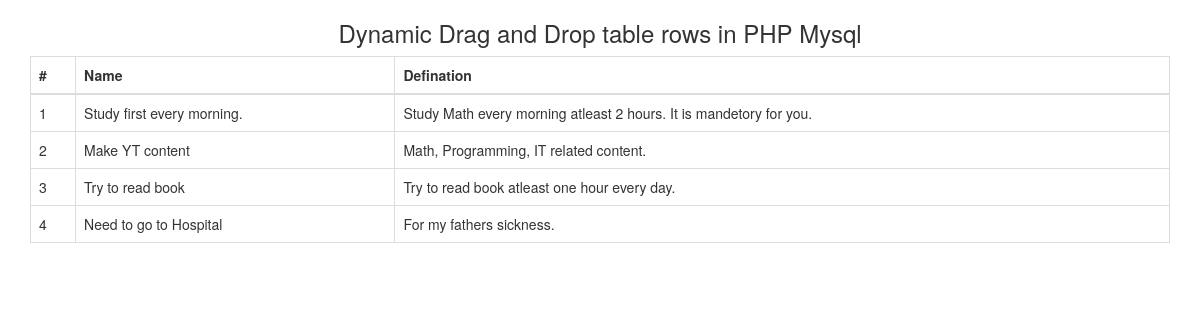
The page / on the database its author committed.
### tables this page shows
CREATE TABLE `sorting_items` (
  `id` int(10) NOT NULL,
  `title` varchar(120) NOT NULL,
  `description` text NOT NULL,
  `position_order` int(11) NOT NULL
);

### index.php (the view, shortened to what this page needs)
<!DOCTYPE html>
<html>
<head>
    <link rel="stylesheet" href="https://maxcdn.bootstrapcdn.com/bootstrap/3.3.7/css/bootstrap.min.css">
</head>
<body>
    <div class="container">
        <h3 class="text-center">Dynamic Drag and Drop table rows in PHP Mysql</h3>
        <table class="table table-bordered">
            <tr>
                <th>#</th>
                <th>Name</th>
                <th>Defination</th>
            </tr>
            <tbody class="row_position">
            <?php
            require('db.php');
            $i=1;
            $sql = "SELECT * FROM sorting_items ORDER BY position_order";
            $users = $conn->query($sql);
            while($user = $users->fetch_assoc()){
            ?>
                <tr  id="<?php echo $user['id']; ?>">
                    <td class="drag"><?php echo $i++; ?></td>
                    <td><?php echo $user['title']; ?></td>
                    <td><?php echo $user['description']; ?></td>
                </tr>
            <?php } ?>
            </tbody>
        </table>
    </div>
</body>
</html>

### index.php (style rules this page uses)
.drag { cursor: move; }

### rows shown on the page
sorting_items: title "Study first every morning.", description "Study Math every morning atleast 2 hours. It is mandetory for you."
sorting_items: title "Make YT content", description "Math, Programming, IT related content."
sorting_items: title "Try to read book", description "Try to read book atleast one hour every day."
sorting_items: title "Need to go to Hospital", description "For my fathers sickness."
